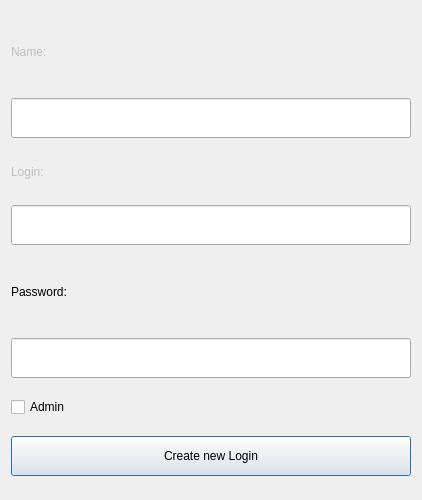
<?xml version="1.0" encoding="UTF-8"?>
<ui version="4.0">
 <class>Dialog</class>
 <widget class="QDialog" name="Dialog">
  <property name="geometry">
   <rect>
    <x>0</x>
    <y>0</y>
    <width>422</width>
    <height>500</height>
   </rect>
  </property>
  <property name="minimumSize">
   <size>
    <width>300</width>
    <height>425</height>
   </size>
  </property>
  <property name="maximumSize">
   <size>
    <width>422</width>
    <height>501</height>
   </size>
  </property>
  <property name="windowTitle">
   <string>Dialog</string>
  </property>
  <layout class="QVBoxLayout" name="verticalLayout" stretch="1,2,1,2,2,2,1,2,1,2,1,1,1,2,1">
   <item>
    <spacer name="horizontalSpacer_6">
     <property name="orientation">
      <enum>Qt::Orientation::Vertical</enum>
     </property>
     <property name="sizeType">
      <enum>QSizePolicy::Policy::Fixed</enum>
     </property>
     <property name="sizeHint" stdset="0">
      <size>
       <width>20</width>
       <height>13</height>
      </size>
     </property>
    </spacer>
   </item>
   <item>
    <widget class="QLabel" name="Name">
     <property name="enabled">
      <bool>false</bool>
     </property>
     <property name="sizePolicy">
      <sizepolicy hsizetype="Expanding" vsizetype="Expanding">
       <horstretch>0</horstretch>
       <verstretch>0</verstretch>
      </sizepolicy>
     </property>
     <property name="minimumSize">
      <size>
       <width>120</width>
       <height>40</height>
      </size>
     </property>
     <property name="maximumSize">
      <size>
       <width>205</width>
       <height>70</height>
      </size>
     </property>
     <property name="styleSheet">
      <string notr="true"/>
     </property>
     <property name="text">
      <string>Name:</string>
     </property>
    </widget>
   </item>
   <item>
    <spacer name="horizontalSpacer_5">
     <property name="orientation">
      <enum>Qt::Orientation::Vertical</enum>
     </property>
     <property name="sizeType">
      <enum>QSizePolicy::Policy::Fixed</enum>
     </property>
     <property name="sizeHint" stdset="0">
      <size>
       <width>20</width>
       <height>13</height>
      </size>
     </property>
    </spacer>
   </item>
   <item>
    <widget class="QLineEdit" name="NameLine">
     <property name="sizePolicy">
      <sizepolicy hsizetype="Expanding" vsizetype="Expanding">
       <horstretch>0</horstretch>
       <verstretch>0</verstretch>
      </sizepolicy>
     </property>
     <property name="minimumSize">
      <size>
       <width>400</width>
       <height>35</height>
      </size>
     </property>
     <property name="maximumSize">
      <size>
       <width>680</width>
       <height>40</height>
      </size>
     </property>
     <property name="styleSheet">
      <string notr="true"/>
     </property>
    </widget>
   </item>
   <item>
    <widget class="QLabel" name="Login">
     <property name="enabled">
      <bool>false</bool>
     </property>
     <property name="sizePolicy">
      <sizepolicy hsizetype="Expanding" vsizetype="Expanding">
       <horstretch>0</horstretch>
       <verstretch>0</verstretch>
      </sizepolicy>
     </property>
     <property name="minimumSize">
      <size>
       <width>120</width>
       <height>40</height>
      </size>
     </property>
     <property name="maximumSize">
      <size>
       <width>205</width>
       <height>70</height>
      </size>
     </property>
     <property name="styleSheet">
      <string notr="true"/>
     </property>
     <property name="text">
      <string>Login:</string>
     </property>
    </widget>
   </item>
   <item>
    <widget class="QLineEdit" name="LoginLine">
     <property name="sizePolicy">
      <sizepolicy hsizetype="Expanding" vsizetype="Expanding">
       <horstretch>0</horstretch>
       <verstretch>0</verstretch>
      </sizepolicy>
     </property>
     <property name="minimumSize">
      <size>
       <width>400</width>
       <height>35</height>
      </size>
     </property>
     <property name="maximumSize">
      <size>
       <width>680</width>
       <height>40</height>
      </size>
     </property>
     <property name="styleSheet">
      <string notr="true"/>
     </property>
     <property name="echoMode">
        <enum>QLineEdit::EchoMode::PasswordEchoOnEdit</enum>
     </property>
    </widget>
   </item>
   <item>
    <spacer name="verticalSpacer_3">
     <property name="orientation">
      <enum>Qt::Orientation::Vertical</enum>
     </property>
     <property name="sizeType">
      <enum>QSizePolicy::Policy::Fixed</enum>
     </property>
     <property name="sizeHint" stdset="0">
      <size>
       <width>20</width>
       <height>13</height>
      </size>
     </property>
    </spacer>
   </item>
   <item>
    <widget class="QLabel" name="Password">
     <property name="sizePolicy">
      <sizepolicy hsizetype="Expanding" vsizetype="Expanding">
       <horstretch>0</horstretch>
       <verstretch>0</verstretch>
      </sizepolicy>
     </property>
     <property name="minimumSize">
      <size>
       <width>200</width>
       <height>40</height>
      </size>
     </property>
     <property name="maximumSize">
      <size>
       <width>340</width>
       <height>70</height>
      </size>
     </property>
     <property name="styleSheet">
      <string notr="true"/>
     </property>
     <property name="text">
      <string>Password:</string>
     </property>
    </widget>
   </item>
   <item>
    <spacer name="verticalSpacer_4">
     <property name="orientation">
      <enum>Qt::Orientation::Vertical</enum>
     </property>
     <property name="sizeType">
      <enum>QSizePolicy::Policy::Fixed</enum>
     </property>
     <property name="sizeHint" stdset="0">
      <size>
       <width>20</width>
       <height>13</height>
      </size>
     </property>
    </spacer>
   </item>
   <item>
    <widget class="QLineEdit" name="PasswordLine">
     <property name="sizePolicy">
      <sizepolicy hsizetype="Expanding" vsizetype="Expanding">
       <horstretch>0</horstretch>
       <verstretch>0</verstretch>
      </sizepolicy>
     </property>
     <property name="minimumSize">
      <size>
       <width>400</width>
       <height>35</height>
      </size>
     </property>
     <property name="maximumSize">
      <size>
       <width>680</width>
       <height>40</height>
      </size>
     </property>
     <property name="styleSheet">
      <string notr="true"/>
     </property>
     <property name="echoMode">
      <enum>QLineEdit::EchoMode::Normal</enum>
     </property>
    </widget>
   </item>
   <item>
    <spacer name="verticalSpacer_5">
     <property name="orientation">
      <enum>Qt::Orientation::Vertical</enum>
     </property>
     <property name="sizeType">
      <enum>QSizePolicy::Policy::Fixed</enum>
     </property>
     <property name="sizeHint" stdset="0">
      <size>
       <width>20</width>
       <height>13</height>
      </size>
     </property>
    </spacer>
   </item>
   <item>
    <widget class="QCheckBox" name="AdminCheck">
     <property name="text">
      <string>Admin</string>
     </property>
    </widget>
   </item>
   <item>
    <spacer name="verticalSpacer_6">
     <property name="orientation">
      <enum>Qt::Orientation::Vertical</enum>
     </property>
     <property name="sizeType">
      <enum>QSizePolicy::Policy::Fixed</enum>
     </property>
     <property name="sizeHint" stdset="0">
      <size>
       <width>20</width>
       <height>13</height>
      </size>
     </property>
    </spacer>
   </item>
   <item>
    <widget class="QPushButton" name="Create">
     <property name="sizePolicy">
      <sizepolicy hsizetype="Expanding" vsizetype="Expanding">
       <horstretch>0</horstretch>
       <verstretch>0</verstretch>
      </sizepolicy>
     </property>
     <property name="minimumSize">
      <size>
       <width>400</width>
       <height>40</height>
      </size>
     </property>
     <property name="maximumSize">
      <size>
       <width>680</width>
       <height>40</height>
      </size>
     </property>
     <property name="text">
      <string>Create new Login</string>
     </property>
    </widget>
   </item>
   <item>
    <spacer name="verticalSpacer_7">
     <property name="orientation">
      <enum>Qt::Orientation::Vertical</enum>
     </property>
     <property name="sizeType">
      <enum>QSizePolicy::Policy::Fixed</enum>
     </property>
     <property name="sizeHint" stdset="0">
      <size>
       <width>20</width>
       <height>13</height>
      </size>
     </property>
    </spacer>
   </item>
  </layout>
 </widget>
 <resources/>
 <connections/>
</ui>
